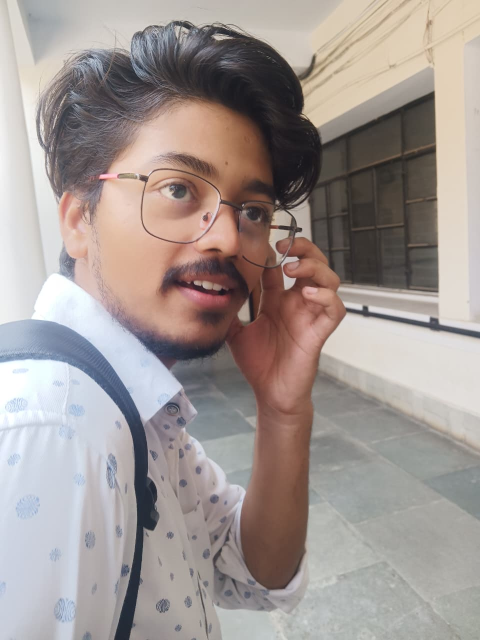
#> input picture WhatsApp Image 2025-12-19 at 11.46.04.jpeg, 960 x 1280 px, given in place of the camera (shown at 1/2 size)
$ python simple_people_counter.py 5
#> lines starting #> are read from the running program, lines starting #| are printed output that depends on the picture
### cascade_utils.py
import os
import sys
import urllib.request
import ssl


_THIS_DIR = os.path.dirname(os.path.abspath(__file__))
CASCADES_DIR = os.path.join(_THIS_DIR, "cascades")
HAAR_FILE = "haarcascade_frontalface_default.xml"
HAAR_URL = ("https://raw.githubusercontent.com/opencv/opencv/master/"
            "data/haarcascades/" + HAAR_FILE)


def ensure_cascades_dir():
    try:
        os.makedirs(CASCADES_DIR, exist_ok=True)
    except OSError:
        pass


def _check_path(path):
    return bool(path and os.path.isfile(path) and os.path.getsize(path) > 5000)


def _find_system_haar_xml():
    try:
        import cv2
        # Standard cv2.data location
        p = os.path.join(getattr(cv2.data, "haarcascades", ""), HAAR_FILE)
        if _check_path(p):
            return p
    except Exception:
        pass
    # Common site-packages / pip cache install locations
    base_prefixes = []
    try:
        base_prefixes.append(sys.prefix)
        base_prefixes.append(sys.base_prefix)
    except Exception:
        pass
    candidates = []
    for pr in base_prefixes:
        if not pr:
            continue
        candidates.append(os.path.join(pr, "Lib", "site-packages", "cv2", "data", HAAR_FILE))
        candidates.append(os.path.join(pr, "cv2", "data", HAAR_FILE))
        candidates.append(os.path.join(pr, "data", HAAR_FILE))
    for pr in os.environ.get("PATH", "").split(os.pathsep):
        if not pr:
            continue
        candidates.append(os.path.join(pr, "cv2", "data", HAAR_FILE))
        candidates.append(os.path.join(pr, "data", HAAR_FILE))
    for c in candidates:
        if _check_path(c):
            return c
    return None


# [14 lines left out: function _download_haar_xml, not called in this run]


def get_haar_cascade_path(force_refresh=False):
    local = os.path.join(CASCADES_DIR, HAAR_FILE)
    if not force_refresh and _check_path(local):
        return local
    sys_path = _find_system_haar_xml()
    if sys_path:
        try:
            ensure_cascades_dir()
            import shutil
            shutil.copy2(sys_path, local)
            if _check_path(local):
                return local
        except Exception:
            return sys_path
    if _download_haar_xml(local):
        return local
    return sys_path or local or None


def build_haar_cascade():
    path = get_haar_cascade_path()
    if not path or not os.path.isfile(path):
        return None, path
    import cv2
    c = cv2.CascadeClassifier(path)
    if c.empty():
        # Corrupt file: re-download once
        path2 = get_haar_cascade_path(force_refresh=True)
        if path2 and os.path.isfile(path2):
            c = cv2.CascadeClassifier(path2)
            if not c.empty():
                return c, path2
        return None, path
    return c, path


def open_camera(index=0, width=960, height=720):
#> called with index = 5, width = 960, height = 720
    import cv2
    backends = []
    try:
        backends.append(cv2.CAP_DSHOW)
    except Exception:
        pass
    backends.append(0)
    indexes = [int(index)] if isinstance(index, int) or str(index).isdigit() else [0, 1]
    for idx in indexes:
        for backend in backends:
            try:
                if backend == 0:
                    cap = cv2.VideoCapture(idx)
                else:
                    cap = cv2.VideoCapture(idx, backend)
            except Exception:
                continue
            if cap is None:
                continue
            try:
                cap.set(cv2.CAP_PROP_FRAME_WIDTH, width)
                cap.set(cv2.CAP_PROP_FRAME_HEIGHT, height)
            except Exception:
                pass
            ok, _ = cap.read()
            if ok:
                return cap
            try:
                cap.release()
            except Exception:
                pass
    return None

### simple_people_counter.py
import os
import sys

_DEPS_DIR = os.path.join(os.path.dirname(os.path.abspath(__file__)), "deps")
if os.path.isdir(_DEPS_DIR) and _DEPS_DIR not in sys.path:
    sys.path.insert(0, _DEPS_DIR)

import cv2
import numpy as np

from cascade_utils import open_camera, build_haar_cascade


def _mediapipe_detect(frame_rgb):
    try:
        import mediapipe as mp
    except Exception:
        return None
    h, w = frame_rgb.shape[:2]
    try:
        detector = mp.solutions.face_detection.FaceDetection(
            model_selection=0, min_detection_confidence=0.55
        )
    except Exception:
        return None
    try:
        results = detector.process(frame_rgb)
    except Exception:
        return None
    boxes = []
    if results and getattr(results, "detections", None):
        for det in results.detections:
            bb = det.location_data.relative_bounding_box
            x = int(max(0, bb.xmin * w))
            y = int(max(0, bb.ymin * h))
            bw = int(min(w - x, bb.width * w))
            bh = int(min(h - y, bb.height * h))
            if bw < 20 or bh < 20:
                continue
            boxes.append((x, y, bw, bh))
    try:
        detector.close()
    except Exception:
        pass
    return boxes


def _haar_detect(gray, cascade):
    h, w = gray.shape[:2]
    minsz = (max(50, int(h * 0.08)), max(50, int(h * 0.08)))
    try:
        rects = cascade.detectMultiScale(gray, scaleFactor=1.15, minNeighbors=5,
                                         minSize=minsz, flags=cv2.CASCADE_SCALE_IMAGE)
    except Exception:
        return []
    if rects is None or len(rects) == 0:
        return []
    return [tuple(map(int, r)) for r in rects]


def count_people_webcam(camera_index=0):
    haar_cascade, haar_path = build_haar_cascade()
    if haar_cascade is None or haar_cascade.empty():
        haar_cascade = None

    cap = open_camera(camera_index, width=960, height=720)
    if cap is None:
        print("ERROR: Could not open any webcam.\n"
              " - Try a different USB port.\n"
              " - If you have multiple cameras, run: python simple_people_counter.py 1")
        return

    print("\n=== Live People Counter Started ===")
    print(f"Webcam opened. Haar cascade: {'OK' if haar_cascade else 'N/A (using MediaPipe)'}\n"
          "Press q on the video window to quit, s to save snapshot.\n")

    smoothed = 0
    alpha = 0.4
    last_counts = []
    use_mp_every = 2
    frame_i = 0

    while True:
        ret, frame = cap.read()
#> frame is the input picture: shape (1280, 960, 3); mean B, G, R 147.5, 151.1, 161.1
        if not ret:
            print("Lost webcam signal.")
            break
        frame = cv2.flip(frame, 1)
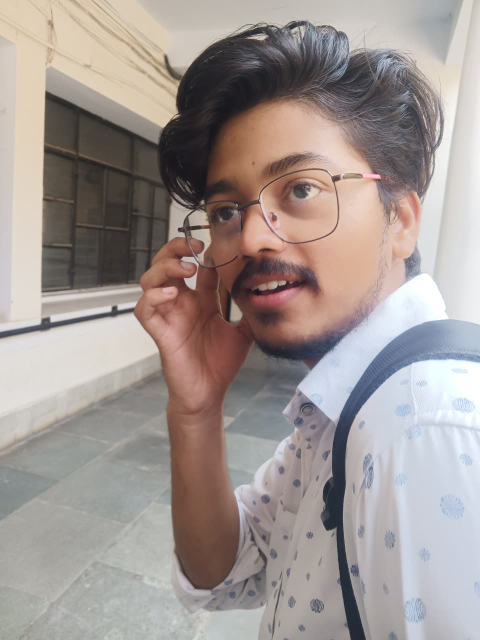
#> frame: shape (1280, 960, 3) (shown at 1/2 size); mean B, G, R 147.5, 151.1, 161.1
        gray = cv2.cvtColor(frame, cv2.COLOR_BGR2GRAY)
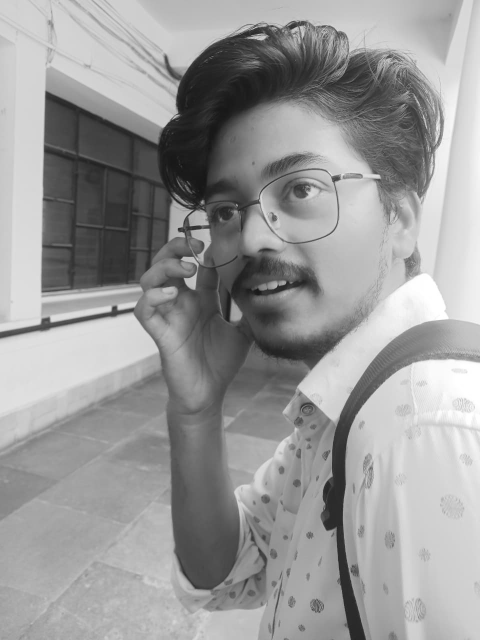
#> gray: shape (1280, 960) (shown at 1/2 size); min 18, max 255, mean 153.7
        gray = cv2.equalizeHist(gray)
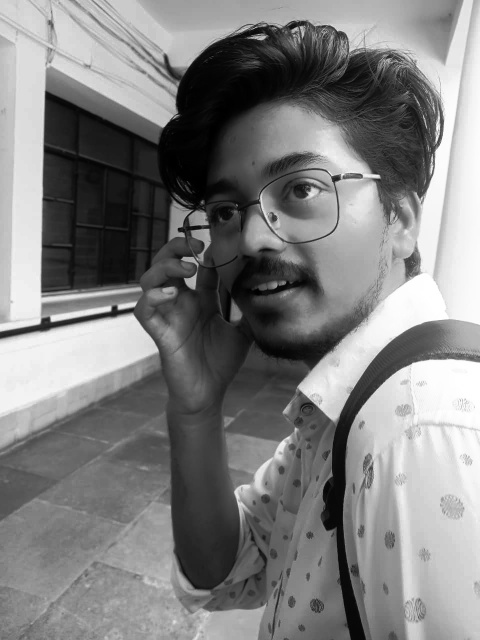
#> gray: shape (1280, 960) (shown at 1/2 size); min 0, max 255, mean 128.3
        rgb = cv2.cvtColor(frame, cv2.COLOR_BGR2RGB)

        faces = None
        if frame_i % use_mp_every == 0:
            faces = _mediapipe_detect(rgb)
        if not faces and haar_cascade is not None:
            faces = _haar_detect(gray, haar_cascade)
        if not faces:
            faces = []

        frame_i += 1

        last_counts.append(len(faces))
        if len(last_counts) > 7:
            last_counts.pop(0)
        avg = int(round(sum(last_counts) / len(last_counts))) if last_counts else 0
        smoothed = int(round((1 - alpha) * smoothed + alpha * avg))

        for idx, (x, y, w, h) in enumerate(faces):
            cv2.rectangle(frame, (x, y), (x + w, y + h), (0, 200, 90), 2)
            cv2.putText(frame, f"Person {idx + 1}", (x, max(y - 8, 18)),
                        cv2.FONT_HERSHEY_SIMPLEX, 0.55, (0, 200, 90), 2)

        overlay = frame.copy()
        cv2.rectangle(overlay, (10, 10), (400, 100), (15, 23, 42), -1)
        cv2.addWeighted(overlay, 0.72, frame, 0.28, 0, frame)
        cv2.putText(frame, "People in front of camera:", (25, 42),
                    cv2.FONT_HERSHEY_SIMPLEX, 0.65, (180, 220, 255), 2)
        cv2.putText(frame, f"  COUNT = {smoothed}", (25, 82),
                    cv2.FONT_HERSHEY_SIMPLEX, 1.1, (0, 255, 140), 3)

        cv2.imshow("Head Count - Webcam Live (q=quit, s=snapshot)", frame)

        key = cv2.waitKey(1) & 0xFF
        if key == ord('q'):
            print(f"Final count: {smoothed} people detected.")
            break
        if key == ord('s'):
            fname = f"headcount_snapshot_{cv2.getTickCount()}.jpg"
            cv2.imwrite(fname, frame)
            print(f"Snapshot saved: {fname}")

    cap.release()
    cv2.destroyAllWindows()


if __name__ == "__main__":
    cam = 0
    if len(sys.argv) > 1:
        try:
            cam = int(sys.argv[1])
        except ValueError:
            pass
    count_people_webcam(camera_index=cam)
#> (the call stopped at in _mediapipe_detect, `detector = mp.solutions.face_detection.FaceDetection( model_selection=..`: mediapipe is not available in this run)
